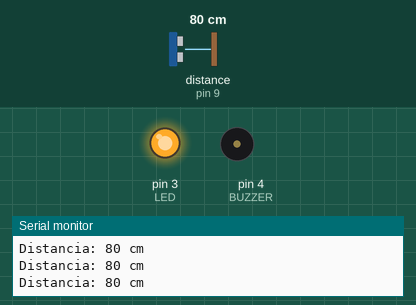
Simulated run of this sketch. Board: Arduino Uno, built with avr-gcc and run on an emulated ATmega328P. Shown: output pins drawn as LEDs (lit = HIGH), buzzer (waves = sounding), the last lines printed to the serial monitor. Wiring (inferred from the names in the program): ultrasonic range finder: trigger pin 8; echo pin 9. The inputs (shaded band) are chosen by the test bench; at power-on: distance to the obstacle (sensor on pin 9) 80 cm. The echo pulse lasts 58.3 µs per cm; pins used as bus, display or sensor lines are not drawn.

Above: at 1.2 s.
1.3 s: distance to the obstacle (sensor on pin 9) set to 145 cm
At 2.0 s:
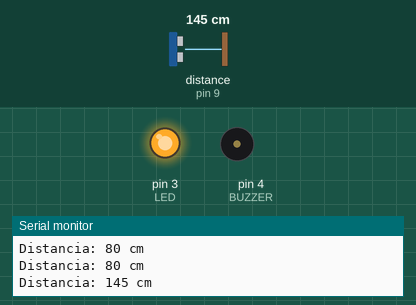
4.3 s: distance to the obstacle (sensor on pin 9) set to 153 cm
At 4.8 s:
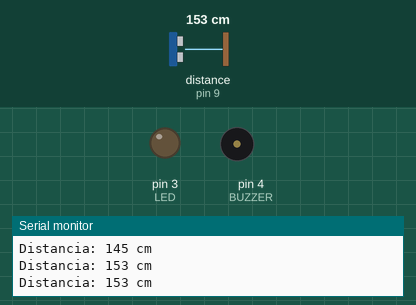
5.8 s: distance to the obstacle (sensor on pin 9) set to 47 cm
At 8.74 s:
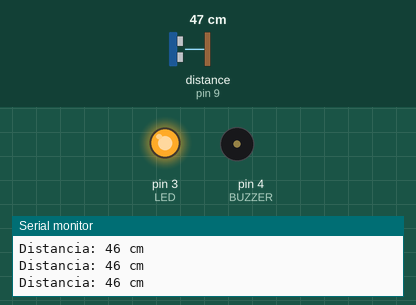
8.8 s: distance to the obstacle (sensor on pin 9) set to 250 cm
At 9.4 s:
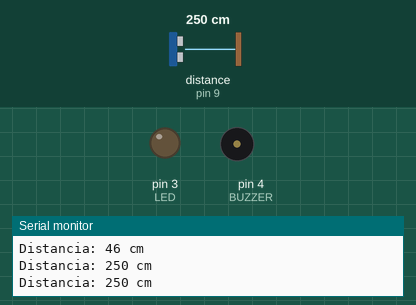
10.3 s: distance to the obstacle (sensor on pin 9) set to 147 cm
At 10.47 s:
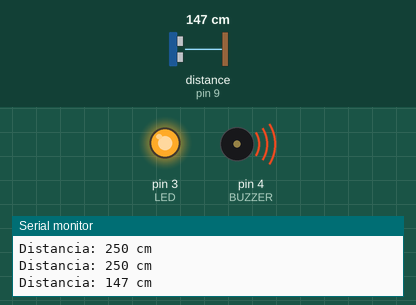
Timing chart, 0 to 14.3 s (numbered marks = the images above; inputs shaded):
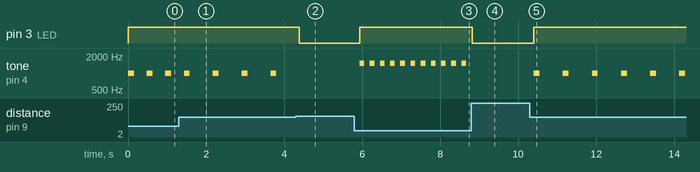

Measured:
- the behaviour switches between 150 and 151 cm on distance to the obstacle (sensor on pin 9) (found by bisection; images 1 and 2)
- after the input at 1.3 s, tone on pin 4 (BUZZER): alternates 1000 Hz for 0.15 s and silent for 0.59 s, starting after 0.88 s
- after the input at 4.3 s, pin 3 (LED): HIGH → LOW after 0.09 s; tone on pin 4 (BUZZER): stops changing and stays silent
- after the input at 5.8 s, pin 3 (LED): LOW → HIGH after 0.14 s; tone on pin 4 (BUZZER): alternates 1500 Hz for 0.12 s and silent for 0.14 s, starting after 0.14 s
- after the input at 8.8 s, pin 3 (LED): HIGH → LOW at once; tone on pin 4 (BUZZER): stops changing and stays silent
- after the input at 10.3 s, pin 3 (LED): LOW → HIGH after 0.10 s; tone on pin 4 (BUZZER): alternates 1000 Hz for 0.15 s and silent for 0.60 s, starting after 0.10 s
- by itself, tone on pin 4 (BUZZER): alternates 1000 Hz for 0.15 s and silent for 0.33 s

The sketch:

03_estacionamento_ultrassonico_led_buzzer.ino
```cpp
/*
Projeto: Assistente de estacionamento: HC-SR04 + LED + Buzzer

O que será usado neste projeto:
  - Arduino UNO
  - Sensor ultrassônico HC-SR04
  - LED + resistor
  - Buzzer passivo

Conexões (pinos sugeridos):
  - TRIG -> D8
  - ECHO -> D9
  - LED -> D3
  - Buzzer -> D4
*/
const int TRIG = 8, ECHO = 9, LED = 3, BUZZER = 4;

long medeCm() {
  digitalWrite(TRIG, LOW); delayMicroseconds(2);
  digitalWrite(TRIG, HIGH); delayMicroseconds(10);
  digitalWrite(TRIG, LOW);
  long duracao = pulseIn(ECHO, HIGH, 30000);
  if (duracao == 0) return 999;
  return duracao / 58;
}

void setup() {
  pinMode(TRIG, OUTPUT);
  pinMode(ECHO, INPUT);
  pinMode(LED, OUTPUT);
  pinMode(BUZZER, OUTPUT);
  Serial.begin(9600);
  Serial.println("Assistente de Estacionamento - HC-SR04");
}

void loop() {
  long d = medeCm();
  Serial.print("Distancia: "); Serial.print(d); Serial.println(" cm");

  if (d < 15) {
    digitalWrite(LED, HIGH);
    tone(BUZZER, 2000); delay(50);
    noTone(BUZZER); delay(50);
  } else if (d <= 50) {
    digitalWrite(LED, HIGH);
    tone(BUZZER, 1500); delay(120);
    noTone(BUZZER); delay(d * 3);
  } else if (d <= 150) {
    digitalWrite(LED, HIGH);
    tone(BUZZER, 1000); delay(150);
    noTone(BUZZER); delay(d * 4);
  } else {
    digitalWrite(LED, LOW);
    noTone(BUZZER);
    delay(300);
  }
}
```
